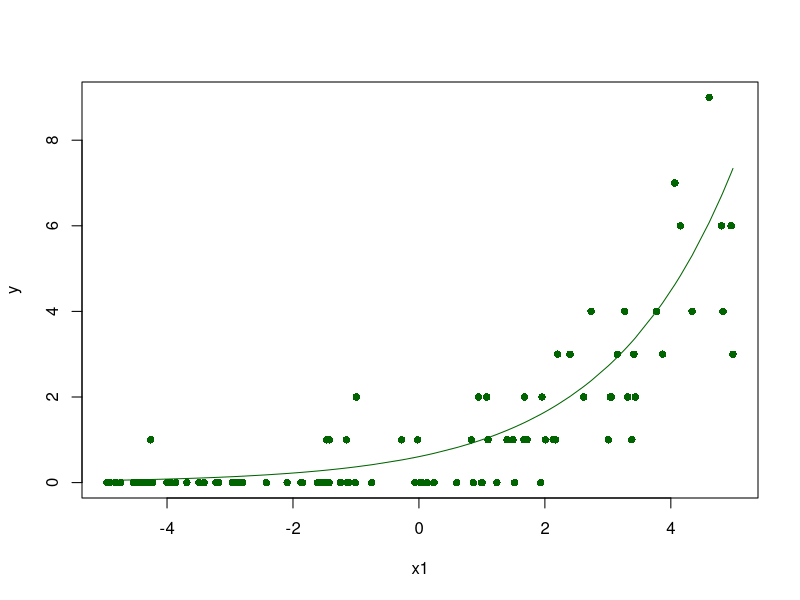
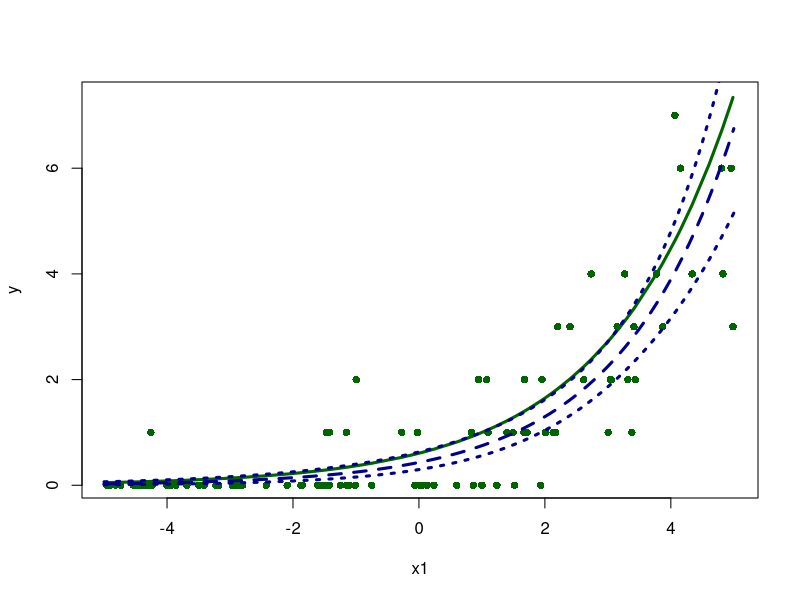
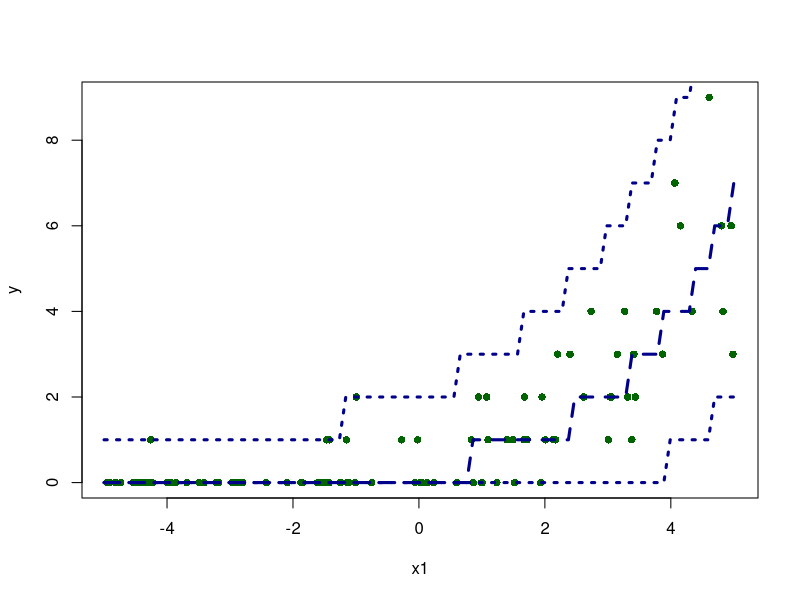

Recreate these plots in R, in order.
set.seed(260120262)

N  <- 100
x1 <- sort(runif(N, -5, 5))

# True coefficients
beta0 <- -0.5
beta1 <- 0.5

# Linear predictor
eta <- beta0 + beta1 * x1

# Mean via the inverse of log link
mu <- exp(eta)

# Draw from Poisson with mean mu
y <- rpois(N, lambda=mu)

plot(x1, y,
     pch = 16,
     col = "darkgreen",
     xlab = "x1",
     ylab = "y")


lines(x1, mu, col="darkgreen")

# Fit the Poisson regression model using glm-function
poisreg.fit <- glm(y ~ x1, family=poisson(link="log"))

# Summary-function gives detailed results
poisreg.res <- summary(poisreg.fit)
print(poisreg.res)

# Extract coefficient estimate for x1
beta1 <- coef(poisreg.res)["x1","Estimate"]

# 95%-confidence interval for the coefficients
ci95 <- confint(poisreg.fit)

# Incidence Rate Ratio (IRR)
OR_beta1 <- exp(beta1)
ci95_or_x1 <- exp(ci95["x1", ])

# You can get the covariance matrix of the maximum likelihood
# estimator using e.g. vcov function (?vcov)
Finv <- vcov(poisreg.fit)

# Let's calculate the approximate 95%-confidence interval for the 
# outcome mean
x1_new <- seq(-5, 5, length.out=100)

# R has many convenience functions e.g. for creating design/model matrices 
x_new <- model.matrix(~ x1_new)
print(x_new)

# Allocate vectors for confidence interval limits
mu_L <- rep(NA, nrow(x_new))
mu_U <- rep(NA, nrow(x_new))
mu_hat <- rep(NA, nrow(x_new))

for(i in 1:nrow(x_new)){
  # Select the i-th row of the design matrix
  xi <- x_new[i, ]
  
  # Linear predictor at xi
  eta_i <- sum(xi * coef(poisreg.fit))
  
  # Mean at xi
  mu_hat[i]  <- exp(eta_i)
  
  # Simple approximation for the link variance
  var_eta_i <- t(xi) %*% Finv %*% xi
  eta_L <- eta_i - 1.96 * sqrt(var_eta_i)
  eta_U <- eta_i + 1.96 * sqrt(var_eta_i)
  
  # Transform the limits to the mean scale
  mu_L[i]  <- exp(eta_L)
  mu_U[i]  <- exp(eta_U)
}

# True mean
plot(x1, mu,
     pch = 16,
     type = "l",
     col = "darkgreen",
     xlab = "x1",
     ylab = "y", lwd=3)

# Observations
points(x1, y,
       pch = 16,
       type = "p",
       col = "darkgreen",
       xlab = "x1",
       ylab = "y", lwd=3)

# Estimated mean
lines(x_new[,2], mu_hat, col="darkblue", lwd=3, lty=2)

# 95%-confidence interval for the mean
lines(x_new[,2], mu_L, col="darkblue", lty=3, lwd=3)
lines(x_new[,2], mu_U, col="darkblue", lty=3, lwd=3)

# Prediction interval

# For convenience, we use the MASS package
library(MASS)

y_pred_L <- rep(NA, nrow(x_new))
y_pred_U <- rep(NA, nrow(x_new))
y_pred_med <- rep(NA, nrow(x_new))

# Number of samples for the posterior predictive simulation
n_samples <- 10000

for(i in 1:nrow(x_new)){
  # Extract the i-th row of the design matrix
  xi <- x_new[i, ]
  
  # Draw samples from the approximate distribution of ML estimator
  beta_ast <- mvrnorm(n=n_samples, mu=coef(poisreg.fit), Sigma=Finv)
  
  # Linear predictor at xi
  eta_i <- xi %*% t(beta_ast)
  
  # Mean at xi
  mu_hat <- exp(eta_i)
  
  # Draw from Poisson with rates mu_hat
  ypred_sim <- rpois(n_samples, lambda=mu_hat)
  
  # Calculate the prediction limits
  y_pred_L[i]  <- quantile(ypred_sim, probs=0.025)
  y_pred_U[i]  <- quantile(ypred_sim, probs=0.975)
  y_pred_med[i]  <- median(ypred_sim)
}

# True observations
plot(x1, y,
     pch = 16,
     type = "p",
     col = "darkgreen",
     xlab = "x1",
     ylab = "y", lwd=3)

# Predicted observation
lines(x_new[,2], y_pred_med, col="darkblue", lwd=3, lty=2)

# 95%-confidence interval for the predicted observation
lines(x_new[,2], y_pred_L, col="darkblue", lty=3, lwd=3)
lines(x_new[,2], y_pred_U, col="darkblue", lty=3, lwd=3)
